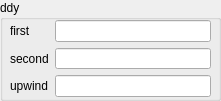
       <widget class="QGroupBox" name="groupBox_15">
        <property name="geometry">
         <rect>
          <x>1180</x>
          <y>24</y>
          <width>221</width>
          <height>101</height>
         </rect>
        </property>
        <property name="title">
         <string>ddy</string>
        </property>
        <widget class="QWidget" name="formLayoutWidget_3">
         <property name="geometry">
          <rect>
           <x>10</x>
           <y>20</y>
           <width>201</width>
           <height>77</height>
          </rect>
         </property>
         <layout class="QFormLayout" name="formLayout_4">
          <item row="0" column="0">
           <widget class="QLabel" name="label_24">
            <property name="text">
             <string>first</string>
            </property>
           </widget>
          </item>
          <item row="1" column="0">
           <widget class="QLabel" name="label_25">
            <property name="text">
             <string>second</string>
            </property>
           </widget>
          </item>
          <item row="2" column="0">
           <widget class="QLabel" name="label_26">
            <property name="text">
             <string>upwind</string>
            </property>
           </widget>
          </item>
          <item row="0" column="1">
           <widget class="QLineEdit" name="firstLine">
            <property name="toolTip">
             <string>Choose either C2 or C4</string>
            </property>
           </widget>
          </item>
          <item row="1" column="1">
           <widget class="QLineEdit" name="secondLine">
            <property name="toolTip">
             <string>Choose either C2 or C4</string>
            </property>
           </widget>
          </item>
          <item row="2" column="1">
           <widget class="QLineEdit" name="upwindLine">
            <property name="toolTip">
             <string>Choice of C2, U1, U2, U4, W3</string>
            </property>
           </widget>
          </item>
         </layout>
        </widget>
       </widget>
